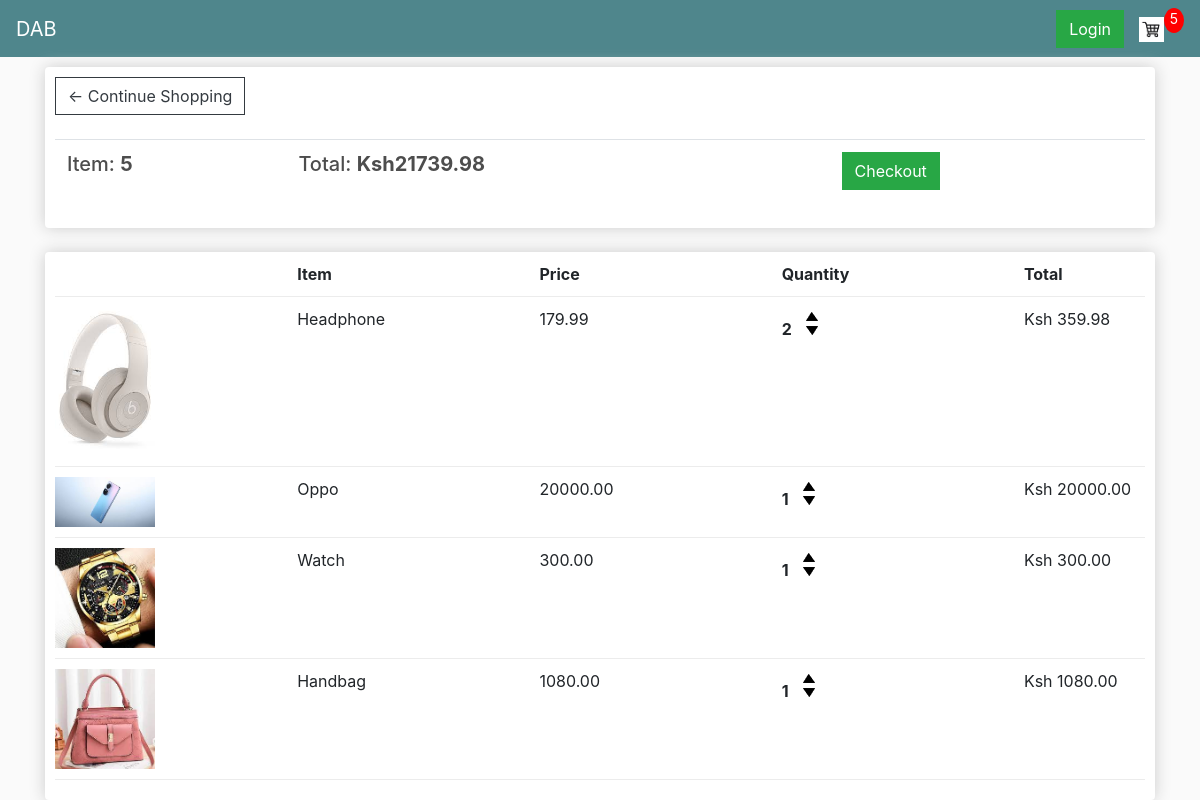
The app's page /cart/ (signed in) with its own data.
### store/models.py (models this page shows, shortened)
class Order(models.Model):
    customer = models.ForeignKey(Customer, on_delete=models.SET_NULL, null=True, blank=True)
    date_ordered = models.DateTimeField(auto_now_add=True)
    complete = models.BooleanField(default=False, null=True, blank=False)
    transaction_id = models.CharField(max_length=100, null=True)
    @property
    def get_cart_total(self):
        orderitems = self.orderitem_set.all()
        total = sum([item.get_total for item in orderitems])
        return total
    @property
    def get_cart_items(self):
        orderitems = self.orderitem_set.all()
        total = sum([item.quantity for item in orderitems])
        return total

class OrderItem(models.Model):
    product = models.ForeignKey(Product, on_delete=models.SET_NULL, null=True, blank=True)
    order = models.ForeignKey(Order, on_delete=models.SET_NULL, null=True, blank=True)
    quantity = models.IntegerField(default=0, null=True, blank=True)
    date_added = models.DateTimeField(auto_now_add=True)
    @property
    def get_total(self):
        total = self.product.price * self.quantity
        return total

class Product(models.Model):
    name = models.CharField(max_length=200, null=True)
    price = models.DecimalField(max_digits=7, decimal_places=2)
    digital = models.BooleanField(default=False, null=True, blank=False)
    image = models.ImageField(null=True, blank=True)
    @property
    def imageURL(self):
        try:
            url = self.image.url
        except:
            url = ''
        return url

### store/views.py (the view, shortened to what this page needs)
# urls.py: path('cart/', views.cart, name="cart"),
def cart(request):
    if request.user.is_authenticated:
        customer = request.user.customer
        order, created = Order.objects.get_or_create(customer=customer, complete=False)
        items = order.orderitem_set.all()
        cartItems = order.get_cart_items
    context = {'items':items, 'order':order, 'cartItems': cartItems}
    return render(request, 'store/cart.html', context)

### store/templates/store/cart.html
{% extends 'store/main.html' %}
{% load static %}
{% block content %}
     <div class="row">
          <div class="col-lg-12">
               <div class="box-element">
                    <a class="btn btn-outline-dark" href="{% url 'store' %} ">&#x2190; Continue Shopping</a>
                    <br>
                    <br>
                    <table class="table">
                         <tr>
                         <th><h5>Item: <strong>{{order.get_cart_items}}</strong></h5></th>
                         <th><h5>Total: <strong>Ksh{{order.get_cart_total|floatformat:2}}</strong></h5></th>
                              <th>
                                   <a styles="float:right; margin:5px" class="btn btn-success" href="{% url 'checkout' %}">
                                        Checkout</a>
                              </th>
                    </table>
               </div>
               <br>
                <div class="box-element">
                    <div class="cart-row">
                          <div style="flex:2"></div>
                          <div style="flex:2"><strong>Item</strong></div>
                          <div style="flex:2"><strong>Price</strong></div>
                          <div style="flex:2"><strong>Quantity</strong></div>
                          <div style="flex:1"><strong>Total</strong></div>
                    </div>
                    {% for item in items %}
                    <div class="cart-row">
                          <div style="flex:2"><img class="row-image" src="{{item.product.imageURL}}"></div>
                          <div style="flex:2">{{item.product.name}}</div>
                          <div style="flex:2">{{item.product.price|floatformat:2}}</div>
                          <div style="flex:2">
                              <p class="quantity">{{item.quantity}}</p>
                              <div class="quantity">
                                  <img data-product={{item.product.id}} data-action="add" class="chg-quantity update-cart" src="{% static 'images/arrow-up.png' %}">
                                  <img data-product={{item.product.id}} data-action="remove" class="chg-quantity update-cart" src="{% static 'images/arrow-down.png' %}">
                              </div>
                          </div>
                          <div style="flex:1">Ksh {{item.get_total}}</div>
                    </div>
                    {% endfor%}
               </div>
          </div>
     </div>
{% endblock content %}

### static/css/main.css (style rules this page uses)
body { background-color: hsl(0, 0%, 98%); }
h1,h2,h3,h4,h5,h6 { color:hsl(0, 0%, 30%); }
.box-element { box-shadow:hsl(0, 0%, 80%) 0 0 16px; background-color: #fff; border-radius: 4px; padding: 10px; }
.col-lg-4, .col-lg-6, .col-lg-8, .col-lg-12 { margin-top: 10px; }
.btn { border-radius: 0; }
.row-image { width: 100px; }
.cart-row { display: flex; align-items: flex-stretch; padding-bottom: 10px; margin-bottom: 10px; border-bottom: 1px solid #ececec; }
.quantity { display: inline-block; font-weight: 700; padding-right:10px; }
.chg-quantity { width: 12px; cursor: pointer; display: block; margin-top: 5px; transition:.1s; }

### records on screen
Order: get_cart_items "5", get_cart_total "21739.98"
OrderItem: product.imageURL (picture), product.name "Headphone", product.price "179.99", quantity "2", get_total "359.98"
OrderItem: product.imageURL (picture), product.name "Oppo", product.price "20000.00", quantity "1", get_total "20000.00"
OrderItem: product.imageURL (picture), product.name "Watch", product.price "300.00", quantity "1", get_total "300.00"
OrderItem: product.imageURL (picture), product.name "Handbag", product.price "1080.00", quantity "1", get_total "1080.00"

### other values on screen
{{ cartItems }} "5"
